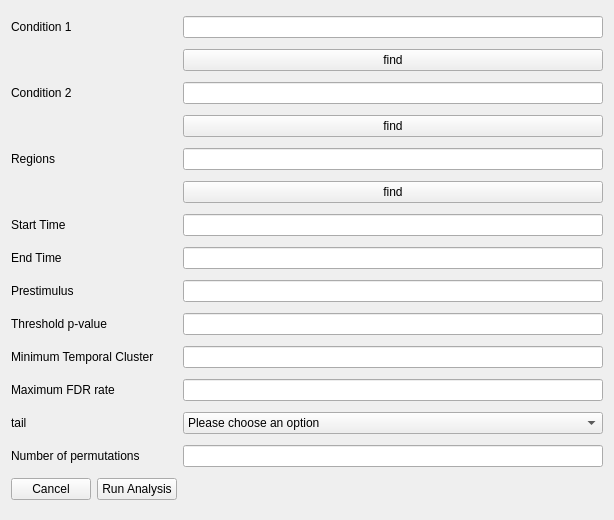
<?xml version="1.0" encoding="UTF-8"?>
<ui version="4.0">
 <class>Form</class>
 <widget class="QWidget" name="Form">
  <property name="geometry">
   <rect>
    <x>0</x>
    <y>0</y>
    <width>614</width>
    <height>520</height>
   </rect>
  </property>
  <property name="windowTitle">
   <string>Form</string>
  </property>
  <layout class="QGridLayout" name="gridLayout">
   <item row="0" column="0">
    <widget class="QLabel" name="condition1Label">
     <property name="text">
      <string>Condition 1</string>
     </property>
    </widget>
   </item>
   <item row="0" column="2">
    <widget class="QLineEdit" name="condition1LineEdit"/>
   </item>
   <item row="1" column="2">
    <widget class="QPushButton" name="find">
     <property name="toolTip">
      <string>Find the condition 1 folder path</string>
     </property>
     <property name="text">
      <string>find</string>
     </property>
    </widget>
   </item>
   <item row="2" column="0">
    <widget class="QLabel" name="condition2Label">
     <property name="text">
      <string>Condition 2 </string>
     </property>
    </widget>
   </item>
   <item row="2" column="2">
    <widget class="QLineEdit" name="condition2LineEdit"/>
   </item>
   <item row="4" column="2">
    <widget class="QPushButton" name="find_2">
     <property name="toolTip">
      <string>&lt;html&gt;&lt;head/&gt;&lt;body&gt;&lt;p&gt;find condition 2 folder path&lt;/p&gt;&lt;/body&gt;&lt;/html&gt;</string>
     </property>
     <property name="text">
      <string>find</string>
     </property>
    </widget>
   </item>
   <item row="5" column="0">
    <widget class="QLabel" name="startTimeLabel_2">
     <property name="text">
      <string>Regions</string>
     </property>
    </widget>
   </item>
   <item row="7" column="0">
    <widget class="QLabel" name="startTimeLabel">
     <property name="text">
      <string>Start Time</string>
     </property>
    </widget>
   </item>
   <item row="7" column="2">
    <widget class="QLineEdit" name="startTimeLineEdit"/>
   </item>
   <item row="8" column="0">
    <widget class="QLabel" name="endTimeLabel">
     <property name="text">
      <string>End Time</string>
     </property>
    </widget>
   </item>
   <item row="8" column="2">
    <widget class="QLineEdit" name="endTimeLineEdit"/>
   </item>
   <item row="9" column="0">
    <widget class="QLabel" name="prestimulusLabel">
     <property name="text">
      <string>Prestimulus</string>
     </property>
    </widget>
   </item>
   <item row="9" column="2">
    <widget class="QLineEdit" name="prestimulusLineEdit"/>
   </item>
   <item row="10" column="0" colspan="2">
    <widget class="QLabel" name="thresholdPValueLabel">
     <property name="text">
      <string>Threshold p-value</string>
     </property>
    </widget>
   </item>
   <item row="10" column="2">
    <widget class="QLineEdit" name="thresholdPValueLineEdit"/>
   </item>
   <item row="11" column="0" colspan="2">
    <widget class="QLabel" name="minimumTemporalClusterLabel">
     <property name="text">
      <string>Minimum Temporal Cluster</string>
     </property>
    </widget>
   </item>
   <item row="11" column="2">
    <widget class="QLineEdit" name="minimumTemporalClusterLineEdit"/>
   </item>
   <item row="12" column="0" colspan="2">
    <widget class="QLabel" name="minimFDRRateLabel">
     <property name="text">
      <string>Maximum FDR rate</string>
     </property>
    </widget>
   </item>
   <item row="12" column="2">
    <widget class="QLineEdit" name="minimFDRRateLineEdit"/>
   </item>
   <item row="13" column="0">
    <widget class="QLabel" name="tailLabel">
     <property name="text">
      <string>tail</string>
     </property>
    </widget>
   </item>
   <item row="13" column="2">
    <widget class="QComboBox" name="tailComboBox">
     <item>
      <property name="text">
       <string>Please choose an option</string>
      </property>
     </item>
     <item>
      <property name="text">
       <string>Both</string>
      </property>
     </item>
     <item>
      <property name="text">
       <string>Left tail</string>
      </property>
     </item>
     <item>
      <property name="text">
       <string>Right Tail</string>
      </property>
     </item>
    </widget>
   </item>
   <item row="14" column="0" colspan="2">
    <widget class="QLabel" name="numberOfPermutationsLabel">
     <property name="text">
      <string>Number of permutations</string>
     </property>
    </widget>
   </item>
   <item row="14" column="2">
    <widget class="QLineEdit" name="numberOfPermutationsLineEdit"/>
   </item>
   <item row="15" column="0">
    <widget class="QPushButton" name="cancel">
     <property name="text">
      <string>Cancel</string>
     </property>
    </widget>
   </item>
   <item row="15" column="1">
    <widget class="QPushButton" name="Ok">
     <property name="text">
      <string>Run Analysis</string>
     </property>
    </widget>
   </item>
   <item row="5" column="2">
    <widget class="QLineEdit" name="lineEdit"/>
   </item>
   <item row="6" column="2">
    <widget class="QPushButton" name="pushButton">
     <property name="toolTip">
      <string>Find ROI folder path</string>
     </property>
     <property name="text">
      <string>find</string>
     </property>
    </widget>
   </item>
  </layout>
 </widget>
 <tabstops>
  <tabstop>condition1LineEdit</tabstop>
  <tabstop>find</tabstop>
  <tabstop>condition2LineEdit</tabstop>
  <tabstop>find_2</tabstop>
  <tabstop>lineEdit</tabstop>
  <tabstop>pushButton</tabstop>
  <tabstop>startTimeLineEdit</tabstop>
  <tabstop>endTimeLineEdit</tabstop>
  <tabstop>prestimulusLineEdit</tabstop>
  <tabstop>thresholdPValueLineEdit</tabstop>
  <tabstop>minimumTemporalClusterLineEdit</tabstop>
  <tabstop>minimFDRRateLineEdit</tabstop>
  <tabstop>tailComboBox</tabstop>
  <tabstop>numberOfPermutationsLineEdit</tabstop>
  <tabstop>cancel</tabstop>
  <tabstop>Ok</tabstop>
 </tabstops>
 <resources/>
 <connections>
  <connection>
   <sender>Ok</sender>
   <signal>clicked()</signal>
   <receiver>Form</receiver>
   <slot>close()</slot>
   <hints>
    <hint type="sourcelabel">
     <x>219</x>
     <y>503</y>
    </hint>
    <hint type="destinationlabel">
     <x>233</x>
     <y>217</y>
    </hint>
   </hints>
  </connection>
  <connection>
   <sender>cancel</sender>
   <signal>clicked()</signal>
   <receiver>Form</receiver>
   <slot>update()</slot>
   <hints>
    <hint type="sourcelabel">
     <x>52</x>
     <y>503</y>
    </hint>
    <hint type="destinationlabel">
     <x>233</x>
     <y>217</y>
    </hint>
   </hints>
  </connection>
 </connections>
</ui>
